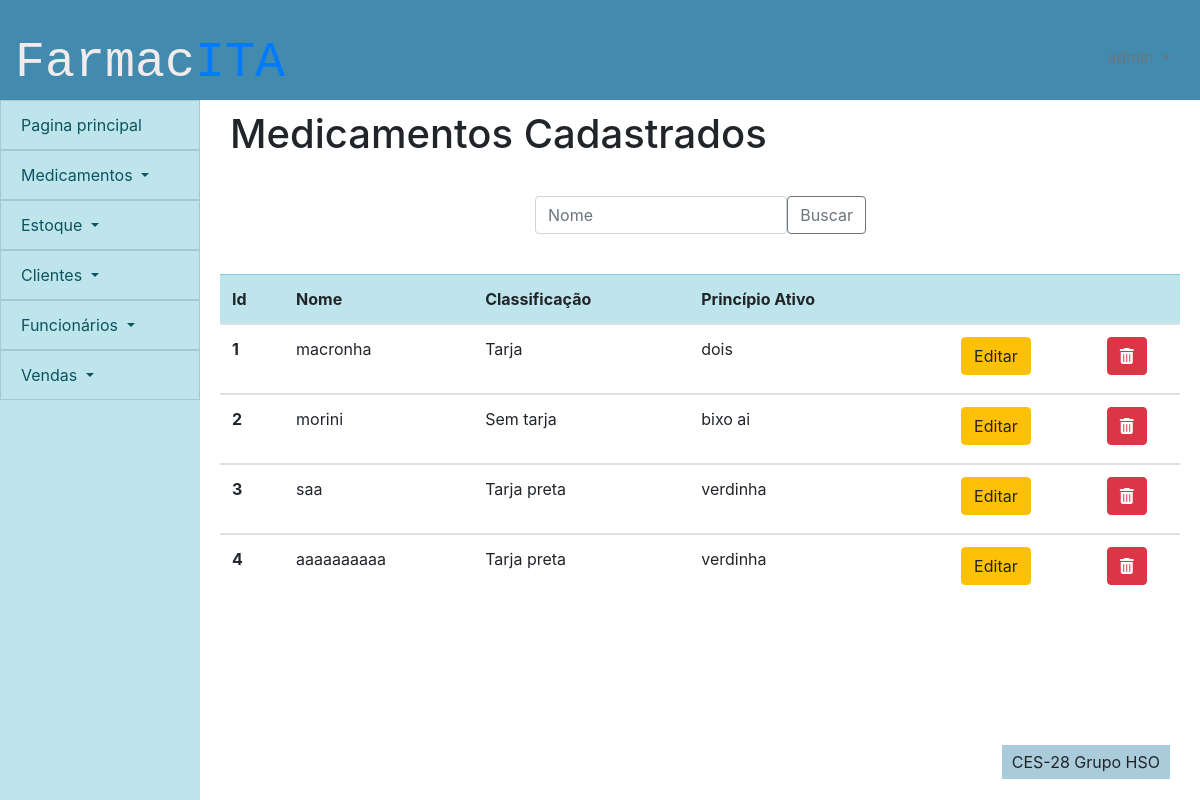
/cadastro_medicamentos/editar_medicamento (signed in), run on an earlier commit of the app's database.
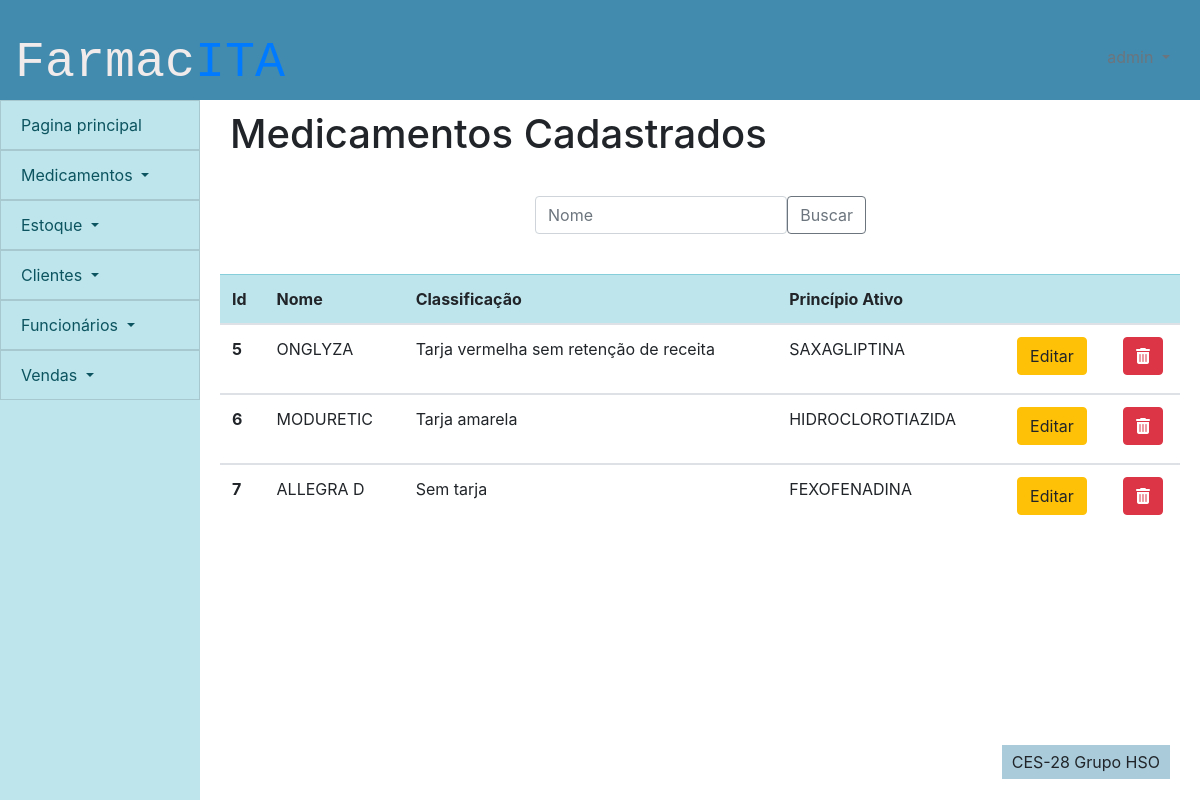
And on a later commit of the database.
### cadastro_medicamentos/models.py (models this page shows, shortened)
class medicamento(models.Model):
    id_medicamento = models.AutoField(primary_key=True)
    nome_medicamento = models.CharField(max_length=100)
    classificacao = models.CharField(max_length=100, default='Sem tarja')
    principio_ativo = models.CharField(max_length=100)
    excluido = models.BooleanField(default=False)

### cadastro_medicamentos/views.py (the view, shortened to what this page needs)
# urls.py: path('editar_medicamento',views.editar_medicamento, name = 'editar_medicamento'),
def editar_medicamento(request):
    check, retorno = checar_cargo(request)
    if check:
        return retorno
    cargo = funcionario.objects.get(user=request.user).cargo
    sucesso=False
    lista = medicamento.objects.all()
    editar = False
    busca = request.GET.get('buscamedic')
    if busca:
        editar = False
        lista = medicamento.objects.filter(nome_medicamento__icontains = busca)
    delete = request.GET.get('delete')
    if delete:
        teste = medicamento.objects.filter(id_medicamento = delete)
        teste.update(excluido = True)
    editando = request.GET.get('edit')
    if editando:
        editar = True
        lista = medicamento.objects.filter(id_medicamento = editando)
    principiosativos = principio_ativo.objects.all()
    droga_list = list()
    for i in principiosativos:
        droga_list.append(i.nome_principio_ativo)
    return render(request,'medicamento/editar_medicamento.html',
    {'lista':lista,
    'editar':editar,
    "droga":droga_list,
    "sucesso":sucesso,
    'cargo':cargo}
    )

### cadastro_medicamentos/views.py (called while the page is built)
def checar_cargo(request):
    user = request.user
    if user.is_anonymous:
        return True, redirect('/')
    else:
        cargo = funcionario.objects.get(user=request.user).cargo
        if cargo == 'Caixa':
            return True, render(request,'sem_permissao.html',{'cargo':cargo})
    return False, False

### frontend/medicamento/editar_medicamento.html (shortened to what this page needs)
{% extends 'template/padrao.html' %}
{%block titulo-conteudo %}
Medicamentos Cadastrados
{% endblock %}
{% load static %}
{% block content %}
<div>
    <div class="row formulario">
        <div class="col-sm-12">
            <div>
                <form method="GET">
                    <div class="input-group-prepend">
                        <input type="text" class="form-control" placeholder="Nome" name="buscamedic" id="buscamedic">
                    <button class="btn btn-outline-secondary" type="submit" id="button-addon1">Buscar</button>
                    </div>
                    </form>
            </div>
        </div>
    </div>
    <div class="tabela">
        <table class="table table-hover">
            <thead class="table-info">
                <tr>
                    <th scope="col">Id</th>
                    <th scope="col">Nome</th>
                    <th scope="col">Classificação</th>
                    <th scope="col">Princípio Ativo</th>
                    <th></th>
                    <th></th>
                </tr>
            </thead>
            {% for i in lista %}
            {% if not i.excluido  %}
            <tbody>
                <tr class={{i.id_medicamento}}>
                    <th scope="row">{{i.id_medicamento}}</th>
                    <td class = "nome">{{i.nome_medicamento}}</td>
                    <td class = "classificacao">{{i.classificacao}}</td>
                    <td class = "principio">{{i.principio_ativo}}</td>
                    <td>
                        <form class= "centro">
                            <button value = {{i.id_medicamento}} name = 'edit' class="btn btn-warning"  type = "submit" >Editar</button>
                        </form>
                    </td>
                    <td>
                        <form class= "centro">
                            <button  value = {{i.id_medicamento}} name = 'delete' class="btn btn-danger botao" type = "submit"><i class="fas fa-trash-alt"></i></button>
                        </form>
                    </td>
                </tr>
            </tbody>
            {% endif %}
            {% endfor %}
        </table>
    </div>
</div>
{% endblock %}

What changed in the data, as far as the page shows it:
removed medicamento: id_medicamento "1", nome_medicamento "macronha", classificacao "Tarja", principio_ativo "dois"
removed medicamento: id_medicamento "2", nome_medicamento "morini", classificacao "Sem tarja", principio_ativo "bixo ai"
removed medicamento: id_medicamento "3", nome_medicamento "saa", classificacao "Tarja preta", principio_ativo "verdinha"
removed medicamento: id_medicamento "4", nome_medicamento "aaaaaaaaaa", classificacao "Tarja preta", principio_ativo "verdinha"
added medicamento: id_medicamento "5", nome_medicamento "ONGLYZA", classificacao "Tarja vermelha sem retenção de receita", principio_ativo "SAXAGLIPTINA"
added medicamento: id_medicamento "6", nome_medicamento "MODURETIC", classificacao "Tarja amarela", principio_ativo "HIDROCLOROTIAZIDA"
added medicamento: id_medicamento "7", nome_medicamento "ALLEGRA D", classificacao "Sem tarja", principio_ativo "FEXOFENADINA"
